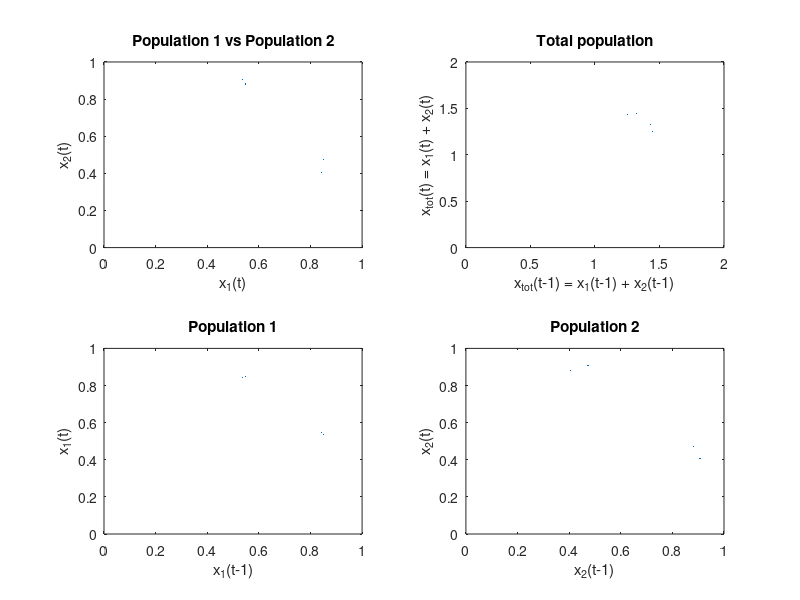

Write the MATLAB code that produced this figure. (Note: this script raises an error after producing the figure.)
%% Coupled logistic model – phase plots like Hastings Fig.
clear; clc;

% Parameters
r1 = 3.7;
r2 = 3.9;
D  = 0.13;

T_total   = 6000;   % total iterations
T_burn    = 1000;   % discard as transient

% Preallocate
x1 = zeros(1, T_total);
x2 = zeros(1, T_total);

% Initial conditions (can be changed)
x1(1) = 0.3;
x2(1) = 0.7;

% Iterate the coupled logistic system
for t = 1:T_total-1
    % local logistic growth
    u1 = r1 * x1(t) * (1 - x1(t));
    u2 = r2 * x2(t) * (1 - x2(t));

    % diffusive coupling
    x1(t+1) = (1 - D) * u1 + D * u2;
    x2(t+1) = (1 - D) * u2 + D * u1;
end

% Indices we actually plot (after transient and with t-1 defined)
idx = (T_burn+2):T_total;

x1_t   = x1(idx);
x1_tm1 = x1(idx-1);
x2_t   = x2(idx);
x2_tm1 = x2(idx-1);

y_t    = x1_t + x2_t;
y_tm1  = x1_tm1 + x2_tm1;

%% ---- Make 4-panel figure ----
figure;

% 1) x2(t) vs x1(t)
subplot(2,2,1);
plot(x1_t, x2_t, '.', 'MarkerSize', 3);
xlabel('x_1(t)');
ylabel('x_2(t)');
title('Population 1 vs Population 2');
xlim([0 1]); ylim([0 1]);

% 2) total population y(t) vs y(t-1)
subplot(2,2,2);
plot(y_tm1, y_t, '.', 'MarkerSize', 3);
xlabel('x_{tot}(t-1) = x_1(t-1) + x_2(t-1)');
ylabel('x_{tot}(t) = x_1(t) + x_2(t)');
title('Total population');
xlim([0 2]); ylim([0 2]);

% 3) population 1: x1(t) vs x1(t-1)
subplot(2,2,3);
plot(x1_tm1, x1_t, '.', 'MarkerSize', 3);
xlabel('x_1(t-1)');
ylabel('x_1(t)');
title('Population 1');
xlim([0 1]); ylim([0 1]);

% 4) population 2: x2(t) vs x2(t-1)
subplot(2,2,4);
plot(x2_tm1, x2_t, '.', 'MarkerSize', 3);
xlabel('x_2(t-1)');
ylabel('x_2(t)');
title('Population 2');
xlim([0 1]); ylim([0 1]);

sgtitle('Coupled logistic maps, r_1=3.7, r_2=3.9, D=0.13');

figure;
hold on;
plot(x1_tm1, x1_t, '.', 'MarkerSize', 3, 'Color', [0 0.4470 0.7410]); % blue
plot(x2_tm1, x2_t, '.', 'MarkerSize', 3, 'Color', [0.8500 0.3250 0.0980]); % red
xlabel('x(t-1)');
ylabel('x(t)');
title('Overlay of return maps: Pop 1 (blue), Pop 2 (red)');
xlim([0 1]); ylim([0 1]);
legend('Population 1','Population 2','Location','best');
grid on;
